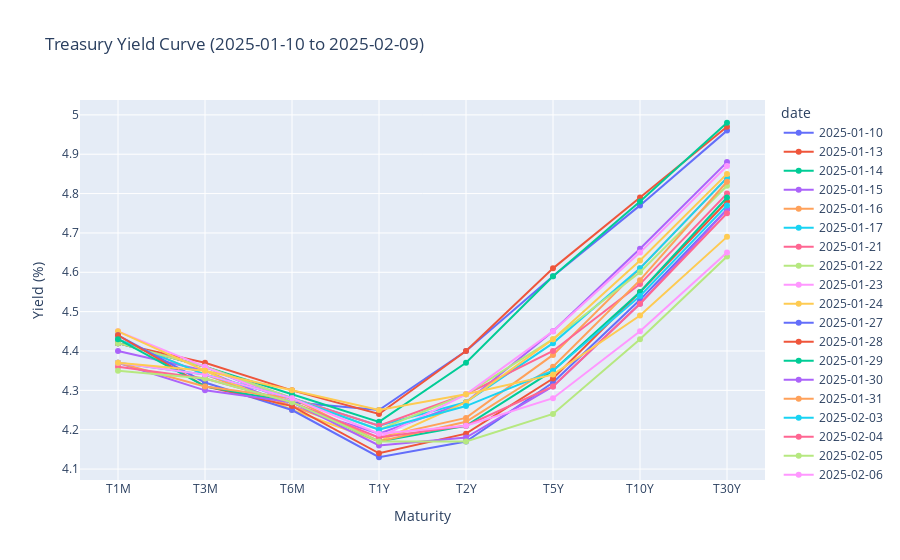

Source (notebook cell):
### Code cell
fig = plot_yields(db_file = "yields.db",
            start_date = "2025-01-10",
            end_date = "2025-02-09")

fig.show()

### Figure 1 — Plotly figure (JSON) as saved in the notebook; plotly's stock layout.template omitted (floating-point values rounded to 4 significant figures)
{"data": [{"hovertemplate": "date=2025-01-10<br>Maturity=%{x}<br>Yield (%)=%{y}<extra></extra>", "legendgroup": "2025-01-10", "line": {"color": "#636efa", "dash": "solid"}, "marker": {"symbol": "circle"}, "mode": "markers+lines", "name": "2025-01-10", "orientation": "v", "showlegend": true, "type": "scatter", "x": ["T1M", "T3M", "T6M", "T1Y", "T2Y", "T5Y", "T10Y", "T30Y"], "xaxis": "x", "y": [4.42, 4.36, 4.27, 4.25, 4.4, 4.59, 4.77, 4.96], "yaxis": "y"}, {"hovertemplate": "date=2025-01-13<br>Maturity=%{x}<br>Yield (%)=%{y}<extra></extra>", "legendgroup": "2025-01-13", "line": {"color": "#EF553B", "dash": "solid"}, "marker": {"symbol": "circle"}, "mode": "markers+lines", "name": "2025-01-13", "orientation": "v", "showlegend": true, "type": "scatter", "x": ["T1M", "T3M", "T6M", "T1Y", "T2Y", "T5Y", "T10Y", "T30Y"], "xaxis": "x", "y": [4.42, 4.37, 4.3, 4.24, 4.4, 4.61, 4.79, 4.97], "yaxis": "y"}, {"hovertemplate": "date=2025-01-14<br>Maturity=%{x}<br>Yield (%)=%{y}<extra></extra>", "legendgroup": "2025-01-14", "line": {"color": "#00cc96", "dash": "solid"}, "marker": {"symbol": "circle"}, "mode": "markers+lines", "name": "2025-01-14", "orientation": "v", "showlegend": true, "type": "scatter", "x": ["T1M", "T3M", "T6M", "T1Y", "T2Y", "T5Y", "T10Y", "T30Y"], "xaxis": "x", "y": [4.42, 4.36, 4.29, 4.22, 4.37, 4.59, 4.78, 4.98], "yaxis": "y"}, {"hovertemplate": "date=2025-01-15<br>Maturity=%{x}<br>Yield (%)=%{y}<extra></extra>", "legendgroup": "2025-01-15", "line": {"color": "#ab63fa", "dash": "solid"}, "marker": {"symbol": "circle"}, "mode": "markers+lines", "name": "2025-01-15", "orientation": "v", "showlegend": true, "type": "scatter", "x": ["T1M", "T3M", "T6M", "T1Y", "T2Y", "T5Y", "T10Y", "T30Y"], "xaxis": "x", "y": [4.4, 4.35, 4.26, 4.19, 4.27, 4.45, 4.66, 4.88], "yaxis": "y"}, {"hovertemplate": "date=2025-01-16<br>Maturity=%{x}<br>Yield (%)=%{y}<extra></extra>", "legendgroup": "2025-01-16", "line": {"color": "#FFA15A", "dash": "solid"}, "marker": {"symbol": "circle"}, "mode": "markers+lines", "name": "2025-01-16", "orientation": "v", "showlegend": true, "type": "scatter", "x": ["T1M", "T3M", "T6M", "T1Y", "T2Y", "T5Y", "T10Y", "T30Y"], "xaxis": "x", "y": [4.43, 4.34, 4.26, 4.18, 4.23, 4.39, 4.61, 4.84], "yaxis": "y"}, {"hovertemplate": "date=2025-01-17<br>Maturity=%{x}<br>Yield (%)=%{y}<extra></extra>", "legendgroup": "2025-01-17", "line": {"color": "#19d3f3", "dash": "solid"}, "marker": {"symbol": "circle"}, "mode": "markers+lines", "name": "2025-01-17", "orientation": "v", "showlegend": true, "type": "scatter", "x": ["T1M", "T3M", "T6M", "T1Y", "T2Y", "T5Y", "T10Y", "T30Y"], "xaxis": "x", "y": [4.43, 4.34, 4.28, 4.21, 4.27, 4.42, 4.61, 4.84], "yaxis": "y"}, {"hovertemplate": "date=2025-01-21<br>Maturity=%{x}<br>Yield (%)=%{y}<extra></extra>", "legendgroup": "2025-01-21", "line": {"color": "#FF6692", "dash": "solid"}, "marker": {"symbol": "circle"}, "mode": "markers+lines", "name": "2025-01-21", "orientation": "v", "showlegend": true, "type": "scatter", "x": ["T1M", "T3M", "T6M", "T1Y", "T2Y", "T5Y", "T10Y", "T30Y"], "xaxis": "x", "y": [4.42, 4.36, 4.28, 4.21, 4.29, 4.4, 4.57, 4.8], "yaxis": "y"}, {"hovertemplate": "date=2025-01-22<br>Maturity=%{x}<br>Yield (%)=%{y}<extra></extra>", "legendgroup": "2025-01-22", "line": {"color": "#B6E880", "dash": "solid"}, "marker": {"symbol": "circle"}, "mode": "markers+lines", "name": "2025-01-22", "orientation": "v", "showlegend": true, "type": "scatter", "x": ["T1M", "T3M", "T6M", "T1Y", "T2Y", "T5Y", "T10Y", "T30Y"], "xaxis": "x", "y": [4.42, 4.36, 4.28, 4.2, 4.29, 4.43, 4.6, 4.82], "yaxis": "y"}, {"hovertemplate": "date=2025-01-23<br>Maturity=%{x}<br>Yield (%)=%{y}<extra></extra>", "legendgroup": "2025-01-23", "line": {"color": "#FF97FF", "dash": "solid"}, "marker": {"symbol": "circle"}, "mode": "markers+lines", "name": "2025-01-23", "orientation": "v", "showlegend": true, "type": "scatter", "x": ["T1M", "T3M", "T6M", "T1Y", "T2Y", "T5Y", "T10Y", "T30Y"], "xaxis": "x", "y": [4.45, 4.36, 4.27, 4.18, 4.29, 4.45, 4.65, 4.87], "yaxis": "y"}, {"hovertemplate": "date=2025-01-24<br>Maturity=%{x}<br>Yield (%)=%{y}<extra></extra>", "legendgroup": "2025-01-24", "line": {"color": "#FECB52", "dash": "solid"}, "marker": {"symbol": "circle"}, "mode": "markers+lines", "name": "2025-01-24", "orientation": "v", "showlegend": true, "type": "scatter", "x": ["T1M", "T3M", "T6M", "T1Y", "T2Y", "T5Y", "T10Y", "T30Y"], "xaxis": "x", "y": [4.45, 4.35, 4.25, 4.17, 4.27, 4.43, 4.63, 4.85], "yaxis": "y"}, {"hovertemplate": "date=2025-01-27<br>Maturity=%{x}<br>Yield (%)=%{y}<extra></extra>", "legendgroup": "2025-01-27", "line": {"color": "#636efa", "dash": "solid"}, "marker": {"symbol": "circle"}, "mode": "markers+lines", "name": "2025-01-27", "orientation": "v", "showlegend": true, "type": "scatter", "x": ["T1M", "T3M", "T6M", "T1Y", "T2Y", "T5Y", "T10Y", "T30Y"], "xaxis": "x", "y": [4.44, 4.32, 4.25, 4.13, 4.17, 4.32, 4.53, 4.76], "yaxis": "y"}, {"hovertemplate": "date=2025-01-28<br>Maturity=%{x}<br>Yield (%)=%{y}<extra></extra>", "legendgroup": "2025-01-28", "line": {"color": "#EF553B", "dash": "solid"}, "marker": {"symbol": "circle"}, "mode": "markers+lines", "name": "2025-01-28", "orientation": "v", "showlegend": true, "type": "scatter", "x": ["T1M", "T3M", "T6M", "T1Y", "T2Y", "T5Y", "T10Y", "T30Y"], "xaxis": "x", "y": [4.44, 4.31, 4.26, 4.14, 4.19, 4.33, 4.55, 4.78], "yaxis": "y"}, {"hovertemplate": "date=2025-01-29<br>Maturity=%{x}<br>Yield (%)=%{y}<extra></extra>", "legendgroup": "2025-01-29", "line": {"color": "#00cc96", "dash": "solid"}, "marker": {"symbol": "circle"}, "mode": "markers+lines", "name": "2025-01-29", "orientation": "v", "showlegend": true, "type": "scatter", "x": ["T1M", "T3M", "T6M", "T1Y", "T2Y", "T5Y", "T10Y", "T30Y"], "xaxis": "x", "y": [4.43, 4.31, 4.27, 4.17, 4.21, 4.35, 4.55, 4.79], "yaxis": "y"}, {"hovertemplate": "date=2025-01-30<br>Maturity=%{x}<br>Yield (%)=%{y}<extra></extra>", "legendgroup": "2025-01-30", "line": {"color": "#ab63fa", "dash": "solid"}, "marker": {"symbol": "circle"}, "mode": "markers+lines", "name": "2025-01-30", "orientation": "v", "showlegend": true, "type": "scatter", "x": ["T1M", "T3M", "T6M", "T1Y", "T2Y", "T5Y", "T10Y", "T30Y"], "xaxis": "x", "y": [4.37, 4.3, 4.27, 4.16, 4.18, 4.31, 4.52, 4.76], "yaxis": "y"}, {"hovertemplate": "date=2025-01-31<br>Maturity=%{x}<br>Yield (%)=%{y}<extra></extra>", "legendgroup": "2025-01-31", "line": {"color": "#FFA15A", "dash": "solid"}, "marker": {"symbol": "circle"}, "mode": "markers+lines", "name": "2025-01-31", "orientation": "v", "showlegend": true, "type": "scatter", "x": ["T1M", "T3M", "T6M", "T1Y", "T2Y", "T5Y", "T10Y", "T30Y"], "xaxis": "x", "y": [4.37, 4.31, 4.28, 4.17, 4.22, 4.36, 4.58, 4.83], "yaxis": "y"}, {"hovertemplate": "date=2025-02-03<br>Maturity=%{x}<br>Yield (%)=%{y}<extra></extra>", "legendgroup": "2025-02-03", "line": {"color": "#19d3f3", "dash": "solid"}, "marker": {"symbol": "circle"}, "mode": "markers+lines", "name": "2025-02-03", "orientation": "v", "showlegend": true, "type": "scatter", "x": ["T1M", "T3M", "T6M", "T1Y", "T2Y", "T5Y", "T10Y", "T30Y"], "xaxis": "x", "y": [4.37, 4.34, 4.28, 4.2, 4.26, 4.35, 4.54, 4.77], "yaxis": "y"}, {"hovertemplate": "date=2025-02-04<br>Maturity=%{x}<br>Yield (%)=%{y}<extra></extra>", "legendgroup": "2025-02-04", "line": {"color": "#FF6692", "dash": "solid"}, "marker": {"symbol": "circle"}, "mode": "markers+lines", "name": "2025-02-04", "orientation": "v", "showlegend": true, "type": "scatter", "x": ["T1M", "T3M", "T6M", "T1Y", "T2Y", "T5Y", "T10Y", "T30Y"], "xaxis": "x", "y": [4.36, 4.33, 4.27, 4.18, 4.21, 4.31, 4.52, 4.75], "yaxis": "y"}, {"hovertemplate": "date=2025-02-05<br>Maturity=%{x}<br>Yield (%)=%{y}<extra></extra>", "legendgroup": "2025-02-05", "line": {"color": "#B6E880", "dash": "solid"}, "marker": {"symbol": "circle"}, "mode": "markers+lines", "name": "2025-02-05", "orientation": "v", "showlegend": true, "type": "scatter", "x": ["T1M", "T3M", "T6M", "T1Y", "T2Y", "T5Y", "T10Y", "T30Y"], "xaxis": "x", "y": [4.35, 4.33, 4.27, 4.17, 4.17, 4.24, 4.43, 4.64], "yaxis": "y"}, {"hovertemplate": "date=2025-02-06<br>Maturity=%{x}<br>Yield (%)=%{y}<extra></extra>", "legendgroup": "2025-02-06", "line": {"color": "#FF97FF", "dash": "solid"}, "marker": {"symbol": "circle"}, "mode": "markers+lines", "name": "2025-02-06", "orientation": "v", "showlegend": true, "type": "scatter", "x": ["T1M", "T3M", "T6M", "T1Y", "T2Y", "T5Y", "T10Y", "T30Y"], "xaxis": "x", "y": [4.37, 4.34, 4.28, 4.19, 4.21, 4.28, 4.45, 4.65], "yaxis": "y"}, {"hovertemplate": "date=2025-02-07<br>Maturity=%{x}<br>Yield (%)=%{y}<extra></extra>", "legendgroup": "2025-02-07", "line": {"color": "#FECB52", "dash": "solid"}, "marker": {"symbol": "circle"}, "mode": "markers+lines", "name": "2025-02-07", "orientation": "v", "showlegend": true, "type": "scatter", "x": ["T1M", "T3M", "T6M", "T1Y", "T2Y", "T5Y", "T10Y", "T30Y"], "xaxis": "x", "y": [4.37, 4.35, 4.3, 4.25, 4.29, 4.34, 4.49, 4.69], "yaxis": "y"}], "layout": {"autosize": true, "legend": {"title": {"text": "date"}, "tracegroupgap": 0}, "title": {"text": "Treasury Yield Curve (2025-01-10 to 2025-02-09)"}, "xaxis": {"anchor": "y", "autorange": true, "domain": [0, 1], "range": [-0.4322, 7.432], "title": {"text": "Maturity"}, "type": "category"}, "yaxis": {"anchor": "x", "autorange": true, "domain": [0, 1], "range": [4.06, 5.05], "title": {"text": "Yield (%)"}, "type": "linear"}}}
